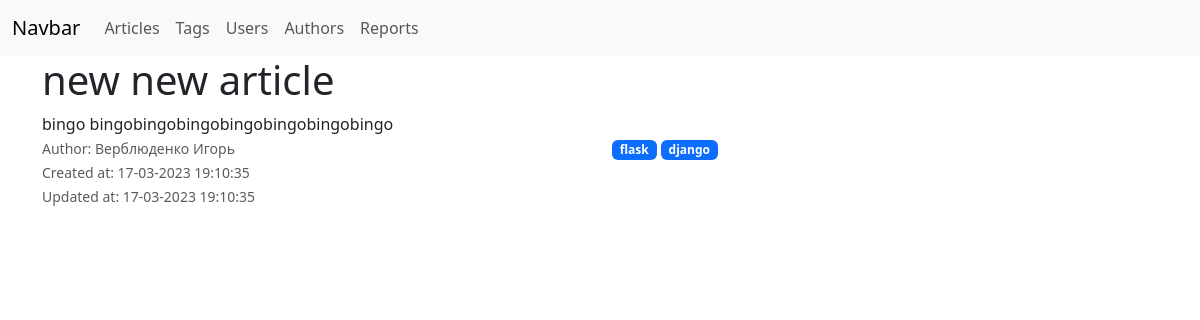
Page /articles/7 on the committed database.
### blog/models.py (models this page shows)
class Article(db.Model):
    __tablename__ = 'articles'
    id = Column(db.Integer, primary_key=True)
    author_id = Column(db.Integer, ForeignKey('authors.id'), nullable=False)
    title = Column(db.String(255))
    text = Column(db.Text)
    created_at = Column(db.DateTime, default=datetime.utcnow)
    updated_at = Column(db.DateTime, default=datetime.utcnow, onupdate=datetime.utcnow)
    author = relationship('Author', back_populates='article')
    tags = relationship('Tag',secondary=articale_tag_associations_table, back_populates='articles')

class Tag(db.Model):
    __tablename__ = 'tags'
    id = db.Column(db.Integer, primary_key=True)
    name = db.Column(db.String(255), nullable=False)
    articles = relationship('Article',secondary=articale_tag_associations_table, back_populates='tags')

### blog/articles/views.py (the view)
@article.route('/<int:pk>')
def get_article(pk: int):
    try:
        selected_artical: Article = Article.query.filter_by(id=pk).options(joinedload(Article.tags)).one_or_none()
        if not selected_artical:
            raise NotFound(f"Article #{pk} doesn't exist!")
        author_row = Author.query.filter_by(id=selected_artical.author_id).one_or_none()
        if author_row != None:
            name_user =f'{ author_row.user.first_name} { author_row.user.last_name}'
        else:
            name_user = 'None'
    except KeyError:
         return redirect(
            '/articles/'
        )
    return  render_template(
        'articles/details.html',
        article_object = selected_artical,
        name_user = name_user
    )

### blog/templates/articles/details.html (shortened to what this page needs)
{% extends 'base.html' %}
{% block body %}
    <div class="row">
        <h1>{{ article_object.title }}</h1>
    </div>
    <div class="row">
        <div class="col-md-12">{{ article_object.text }}</div>
    </div>
    <div class="row">
        <div class="col-6">
            <div><small class="text-muted">Author: {{name_user}} </small></div>
            <div><small class="text-muted">Created at: {{ article_object.created_at.strftime('%d-%m-%Y %H:%M:%S') }}</small></div>
            <div><small class="text-muted">Updated at: {{ article_object.updated_at.strftime('%d-%m-%Y %H:%M:%S') }}</small></div>
        </div>
        <div class="col-6">
            {% for tag in article_object.tags %}
                <span class="badge text-bg-primary">{{ tag.name }}</span>
            {% endfor %}
        </div>
    </div>
{% endblock %}

### rows in the picture
Article: title "new new article", text "bingo bingobingobingobingobingobingobingo", created_at "17-03-2023 19:10:35", updated_at "17-03-2023 19:10:35"
Tag: name "flask"
Tag: name "django"

### other values in the picture
{{ name_user }} "Верблюденко Игорь"
